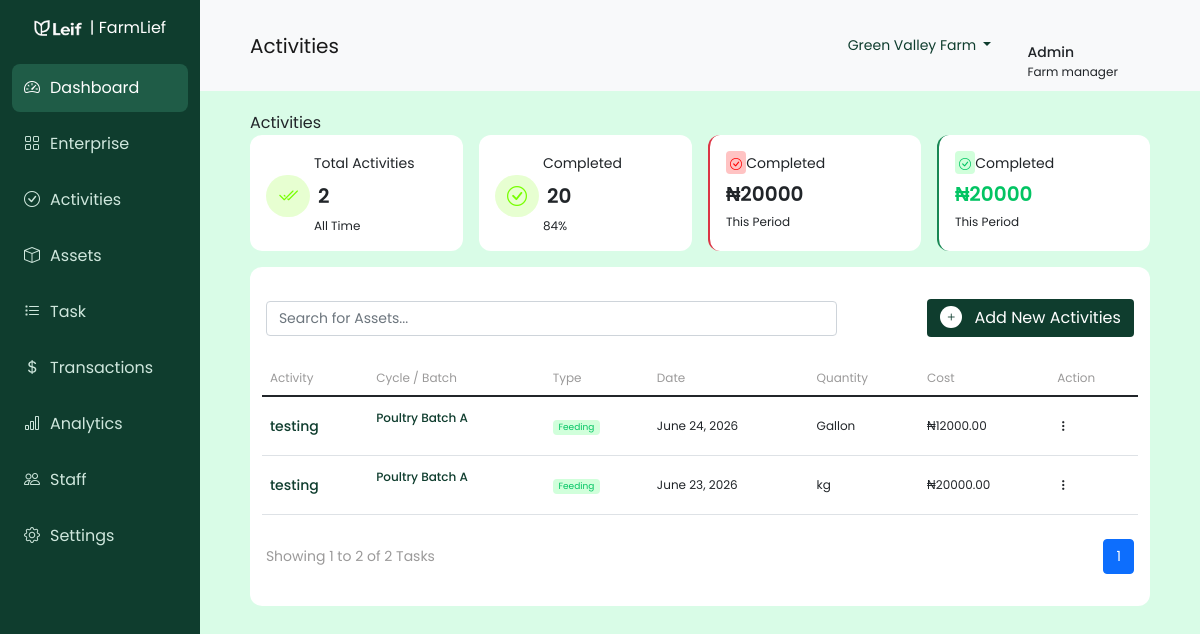
/activities/list/ (signed in), run on the app's committed database.
### enterprise/models.py (models this page shows, shortened)
class Farmer(AbstractUser):
    phone_number = models.CharField(max_length=20, blank=True)
    address = models.CharField(max_length=255, blank=True)
    role = models.CharField(
        max_length=20,
        choices=[
            ("farm manager", "Farm Manager"),
            ("farm staff", "Farm Staff"),
            ("admin", "Admin"),
        ],
        default="farm manager"
    )

### activities/models.py (models this page shows, shortened)
class Activity(models.Model):
    ACTIVITY_TYPE = [
        ("planting", "Planting"),
        ("feeding", "Feeding"),
        ("harvest", "Harvest"),
        ("treatment", "Treatment"),
        ("sale", "Sale"),
        ("other", "Other"),
    ]
    enterprise = models.ForeignKey(Enterprise, on_delete=models.CASCADE)
    cycle = models.ForeignKey(Cycle, on_delete=models.CASCADE, related_name="activities")
    title = models.CharField(max_length=255)
    activity_type = models.CharField(max_length=50, choices=ACTIVITY_TYPE)
    description = models.TextField(blank=True)
    quantity = models.FloatField(null=True, blank=True)
    unit = models.CharField(max_length=50, blank=True)
    cost = models.DecimalField(max_digits=12, decimal_places=2, null=True, blank=True)
    activity_date = models.DateField()
    created_at = models.DateTimeField(auto_now_add=True)
    updated_at = models.DateTimeField(auto_now=True)

### cycles/models.py (models this page shows, shortened)
class Cycle(models.Model):
    CYCLE_TYPE = [
        ("crop", "Crop"),
        ("livestock", "Livestock"),
    ]
    STATUS = [
        ("active", "Active"),
        ("completed", "Completed"),
        ("archived", "Archived"),
    ]
    enterprise = models.ForeignKey(Enterprise, on_delete=models.CASCADE, related_name="cycles")
    name = models.CharField(max_length=255)
    cycle_type = models.CharField(max_length=20, choices=CYCLE_TYPE)
    start_date = models.DateField()
    end_date = models.DateField()
    status = models.CharField(max_length=20, choices=STATUS, default="active")
    crop_type = models.CharField(max_length=100, blank=True)
    season = models.CharField(max_length=100, blank=True)
    livestock_type = models.CharField(max_length=100, blank=True)
    breed = models.CharField(max_length=100, blank=True)
    initial_count = models.IntegerField(null=True, blank=True)
    created_at = models.DateTimeField(auto_now_add=True)
    updated_at = models.DateTimeField(auto_now=True)

### activities/views.py (the view)
# urls.py: path('list/', views.activity_list, name='list'),
def activity_list(request):
    activities = Activity.objects.all().order_by('-created_at')
    total_activity = len(activities)
    pending  = activities.filter(activity_type = 'pending')
    paginator = Paginator(activities, 10)
    page_number = request.GET.get('page')
    page_obj = paginator.get_page(page_number)
    if request.headers.get("HX-Request"):
        return render(request, 'partials/activity_list.html', {'page_obj': page_obj})
    return render(request, "activities_list.html", {
         'page_obj' : page_obj,
         'total_activity': total_activity,
         'pending_activity' : pending
    })

### templates/activities_list.html (shortened to what this page needs)
{% extends "extends/shell.html" %} {% load static %} {% block page_content %}
{% block pagetitle %}Activities{% endblock pagetitle %}
<div class="row g-3 mb-4">
  <div class="col-md-3 col-6">
    <div class="card h-100 card-custom px-3 py-3">
      <div class="col-auto d-flex flex-column">
        <div class="oder2 ps-lg-5">
          <span class="s2">Total Activities</span>
        </div>
        <div class="d-flex justify-content-start align-items-center oder1">
          <div class="total-badge-bg me-2 sicon text-cente">
            <i class="bi bi-check2-all s4"></i>
          </div>
          <div class="col-auto text-center">
            <span class="bolder s4">{{total_activity}}</span>
          </div>
        </div>
        <small class="text-dark s1 oder3 ps-lg-5 mb-0">All Time</small>
      </div>
    </div>
  </div>
  <div class="col-md-3 col-6">
    <div class="card h-100 card-custom px-3 py-3">
      <div class="col-auto d-flex flex-column">
        <div class="oder2 ps-lg-5">
          <span class="s2">Completed </span>
        </div>
        <div class="d-flex justify-content-start align-items-center oder1">
          <div class="total-badge-bg me-2 sicon text-cente">
            <i class="bi bi-check-circle s4"></i>
          </div>
          <div class="col-auto text-center">
            <span class="bolder s4">20</span>
          </div>
        </div>
        <small class="text-dark s1 oder3 ps-lg-5 mb-0">84%</small>
      </div>
    </div>
  </div>
  <div class="col-md-3 col-6">
    <div
      class="card h-100 card-custom px-3 py-3 border-start border-2 border-danger"
    >
      <div class="col-auto d-flex flex-column gap-1">
        <div class="oder2">
          <span class="danger-badge-bg rounded ps-1 text-center">
            <i class="bi bi-check-circle s1"></i>
          </span>
          <span class="s2">Completed </span>
        </div>
        <div class="d-flex justify-content-start align-items-center oder1">
          <div class="col-auto text-center dange-color">
            <span class="bolder s4">₦20000</span>
          </div>
        </div>
        <small class="text-dark s1 oder3">This Period</small>
      </div>
    </div>
  </div>
  <div class="col-md-3 col-6">
    <div
      class="card h-100 card-custom px-3 py-3 border-start border-2 border-success"
    >
      <div class="col-auto d-flex flex-column gap-1">
        <div class="oder2">
          <span class="success-badge-bg rounded ps-1 text-center">
            <i class="bi bi-check-circle s1"></i>
          </span>
          <span class="s2">Completed </span>
        </div>
        <div class="d-flex justify-content-start align-items-center oder1">
          <div class="col-auto text-center success-color">
            <span class="bolder s4">₦20000</span>
          </div>
        </div>
        <small class="text-dark s1 oder3">This Period</small>
      </div>
    </div>
  </div>
  <div class="col-md-12 d-none d-md-block">
    <div class="card card-table h-100 p-3">
      <div class="row gy-0   py-3 justify-contents-space-between align-items-center ">
        <div class="col-10 col-md-8 ">
          <form action="#" method="get">
            <input type="search" name="searchAssets" id="searchAssets" placeholder="Search for Assets..." class="form-control s2" style="width='100%',">
          </form>
        </div>
        <div class="col-4 text-end">
          <button hx-target='#modal-content-target' hx-get="{% url "activity:create" %}" class='btn primary-btn s3' data-bs-toggle="modal" data-bs-target="#modalform"> <span class='badge badge-circle bg-white p-color s2 me-2 p-1'><i class="bi bi-plus m-auto"></i> </span> Add New Activities</button>
        </div>
      </div>
      <div class="row table-responsive py-2 px-2">
        <table id="myTable" class="table">
          <thead>
            <tr>
              <th scope="col">Activity</th>
              <th scope="col">Cycle / Batch</th>
              <th scope="col">Type</th>
              <th scope="col">Date</th>
              <th scope="col">Quantity</th>
              <th scope="col">Cost</th>
              <th scope="col">Action</th>
            </tr>
          </thead>
          <tbody>
            {% if page_obj %} {% for activity in page_obj %}
            <tr>
              <td>
                <p class="s2 bold mb-0 p-color">
                  {{activity.title | truncatewords:4}}
                </p>
              </td>
              <td>
                <p class="bold p-color">{{activity.cycle.name}}</p>
              </td>
              <td><span class="badge success-badge-bg">Feeding</span></td>
              <td>{{activity.activity_date}}</td>
              <td><span>{{activity.unit}}</span></td>
              <td><span>₦{{activity.cost}}</span></td>
              <td><i class="bi bi-three-dots-vertical"></i></td>
            </tr>
            {% endfor %} {% endif %}
          </tbody>
        </table>
      </div>
      <div class="d-flex flex-row justify-content-between align-items-center">
        <div class="col-md-6">
          <p class="s2 light-color">
            Showing {{ page_obj.start_index }} to {{ page_obj.end_index }} of {{page_obj.paginator.count }} Tasks
          </p>
        </div>
        <div class="col-md-6">
          <div class="row justify-content-end">
            <div class="col-auto">
              <ul class="pagination s2">
                 {% for num in page_obj.paginator.page_range %}
                <li
                  class="page-item {% if page_obj.number == num %}active{% endif %}"
                >
                  <a class="page-link view-link" href="?page={{ num }}">
                    {{ num }}
                  </a>
                </li>
                {% endfor %}
              </ul>
            </div>
          </div>
        </div>
      </div>
    </div>
  </div>
</div>
{% endblock page_content %}

### templates/extends/shell.html (shortened to what this page needs)
{% load pwa %}
{% load static %}
<!DOCTYPE html>
<html lang="en">
<head>
    <link href="https://cdn.jsdelivr.net/npm/bootstrap@5.1.3/dist/css/bootstrap.min.css" rel="stylesheet"
>
    <link href="https://cdn.jsdelivr.net/npm/bootstrap-icons/font/bootstrap-icons.css" rel="stylesheet">
    <link rel="stylesheet" href="{% static "css/style.css" %}">
</head>
<body>
    <div class="container-fluid">
        <div class="row">
            <div class="sidebar col-lg-2" id="sidebar">
                <div class="menu-top-logo mb-2 text-start py-3">
                    <div class="d-flex flex-row justify-content-center align-items-center">
                        <img src="{% static 'images/lieflogo.png' %}" class="logo" width="48px" />
                    <span class="ms-2 text-white"> | FarmLief</span>
                    </div>
                </div>
                <div class="side-menu">
                    <a href="{% url "enterprise:dashboard" %}" class="active"><i class="bi bi-speedometer2"></i> Dashboard</a>
                    <a href="{% url "enterprise:list" %}"><i class="bi bi-grid"></i> Enterprise</a>
                    <a href="{% url "activity:list" %}"><i class="bi bi-check-circle"></i> Activities</a>
                    <a href="{% url "assets:list" %}"><i class="bi bi-box"></i> Assets</a>
                    <a href="{% url "task:list" %}"><i class="bi bi-list-task"></i> Task</a>
                    <a href="{% url "transactions:list" %}"><i class="bi bi-currency-dollar"></i> Transactions</a>
                    <a href="#"><i class="bi bi-bar-chart"></i> Analytics</a>
                    <a href="{% url "staff:list" %}"><i class="bi bi-people"></i> Staff</a>
                    <a href="{% url "staff:setting" %}"><i class="bi bi-gear"></i> Settings</a>
                </div>
            </div>
            <div class="main  col-lg-10 ">
                <nav class="navbar topbar sticky-top navbar-expand-lg navbar-light bg-light ">
                    <div class="container-fluid px-0 ">
                        <a class="navbar-brand s4" href="#">{% block pagetitle %}Dashboard{% endblock pagetitle %}</a>
                        <div class="topbar-pane">
                            <div class="row align-items-center g-auto">
                                <div class="col-auto">
                                    <div class="dropdown">
                                        <button class="btn btn-secondary switcher dropdown-toggle" type="button"
                                            id="dropdownMenuButton1" data-bs-toggle="dropdown" aria-expanded="false">
                                            Green Valley Farm
                                        </button>
                                    </div>
                                </div>
                                <div class="col-auto">
                                    <div class="row d-flex align-item-center profile-pane gap-2">
                                        <div class="profile-img col-2">
                                        </div>
                                        <div class="col-auto profile-text">
                                            <p class="s2 bold my-0">{{request.user.username | capfirst }}</p>
                                            <p class="s1 my-0">{{request.user.role | capfirst}}</p>
                                        </div>
                                    </div>
                                </div>
                            </div>
                        </div>
                    </div>
                </nav>
                    <div class="main-content mb-5">
                    {% block page_content %}{% endblock page_content %}
                <div class="position-fixed top-0 end-0 p-3" style="z-index: 1060">
                </div>
                </div>
            </div>
        </div>
    </div>
</body>
</html>

### static/css/style.css (style rules this page uses)
body { background-color: rgba(151, 249, 189, 0.356); font-family: "Poppins", sans-serif; }
:root { --primary: #0f3d2e; --secondary: #1f5c47; --faint: #9b9a9a; --all: #77ff00; --all-fain: #e7ffd1; --warning: hsl(48, 100%, 51%); --warning-faint: #fbfcdc; --danger: #ff0202; --danger-faint: #ffc3c3; --success: #02c463; --success-faint: #d1ffdb; --blue: #060dda; --faint-blue: #afb2f8; --black: #000; --white: #fff; }
.badge { font-weight: normal; }
.p-color { color: var(--primary); }
.success-color { color: var(--success); }
.light-color { color: var(--faint); }
.badge-circle { border-radius: 50%; }
.total-badge-bg { background-color: var(--all-fain); color: var(--all); }
.danger-badge-bg { background-color: var(--danger-faint); color: var(--danger); }
.success-badge-bg { background-color: var(--success-faint); color: var(--success); }
.sicon { width: fit-content; height: fit-content; padding: 6px 12px; border-radius: 50px; }
.s1 { font-size: 12px; }
.s2 { font-size: 14px; }
.s3 { font-size: 16px; }
.s4 { font-size: 20px; }
.bold { font-weight: 500; }
.bolder { font-weight: 600; }
.primary-btn, .secondary-btn:hover { background-color: var(--primary); color: white; }
.view-link { color: var(--faint); }
table thead { border-color: var(--faint); }
table thead th { font-size: 12px; font-weight: normal; color: var(--faint); border-bottom: 1px solid var(--faint); }
tbody tr { vertical-align: middle; font-size: 12px; }
tbody tr td { padding-top: 12px !important; padding-bottom: 12px !important; }
.mobilemenu-canvas, .sidebar, .mobilemenu { background-color: var(--primary); }
.sidebar { position: fixed; height: 100dvh; overflow: hidden; top: 0px; left: 0; right: 16.66%; }
.sidebar a, .mobilemenu a { display: flex; align-items: center; gap: 10px; padding: 12px; border-radius: 8px; color: #cfe7dd; text-decoration: none; margin-bottom: 8px; }
.sidebar a.active, .sidebar a:hover { background: var(--secondary); color: white; }
.main { padding: 0px; margin-left: 16.66%; }
.main-content { padding: 20px 50px; height: inherit; }
.topbar { padding: 10px 50px; }
.switcher, .chatFilter { background-color: transparent; border: 1px solid #ccc; font-size: 14px; color: #9b9a9a; }
.card { border: none; border-radius: 12px; }
.card-custom { background-color: var(--white); }
.card-table { background-color: var(--white); border-radius: 12px; }
.navbar-toggler, .switcher { color: var(--primary); border: none; }
.pagination { flex-wrap: wrap; }

### data on the page
Farmer: user.username "Admin", user.role "Farm manager"
Activity: title "testing", cycle.name "Poultry Batch A", activity_date "June 24, 2026", unit "Gallon", cost "12000.00"
Activity: title "testing", cycle.name "Poultry Batch A", activity_date "June 23, 2026", unit "kg", cost "20000.00"

### other printed values
{{ total_activity }} "2"
{{ page_obj.start_index }} "1"
{{ page_obj.end_index }} "2"
{{ page_obj.paginator.count }} "2"
{{ num }} "1"
